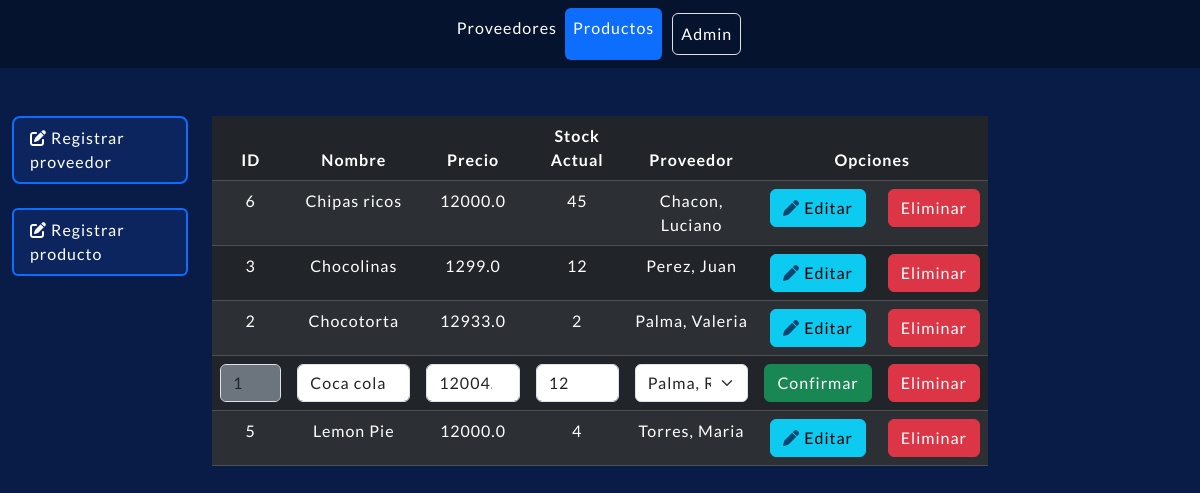
The page /producto/editar/1 on the database as committed earlier.
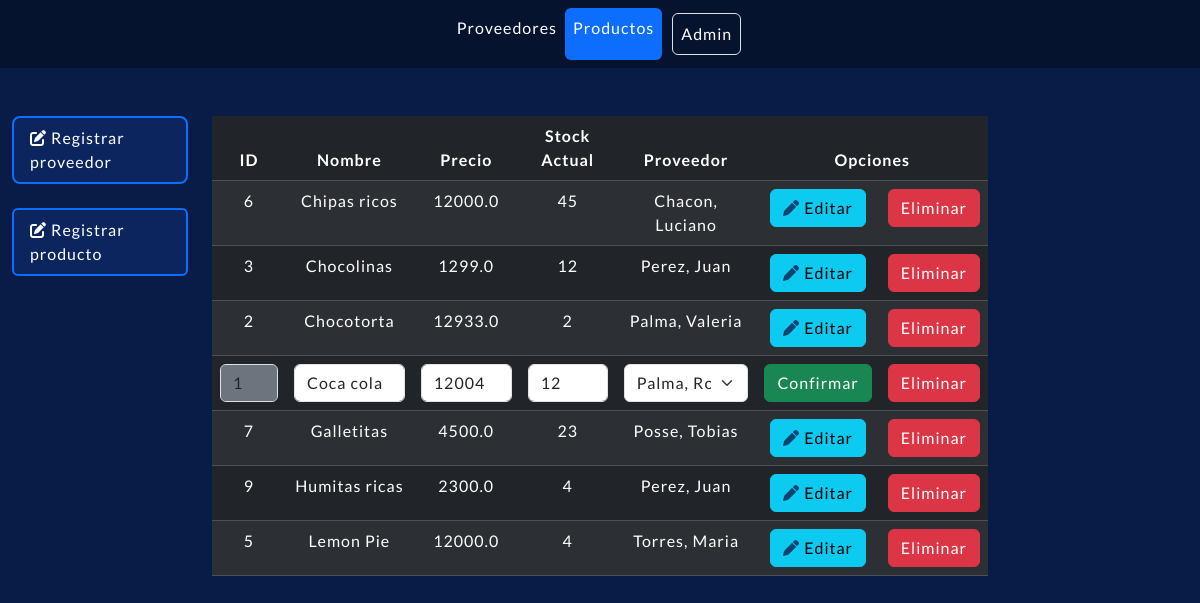
The same page on the database as committed later.
### compra/models.py (models this page shows, shortened)
class Producto(models.Model):
    nombre = models.CharField(max_length=100)
    precio = models.FloatField()
    stock_actual = models.IntegerField()
    proveedor = models.ForeignKey(Proveedor, null=True, blank=True, on_delete=models.CASCADE)
    class Meta:
        ordering=['nombre', '-stock_actual'] #Orden asc en nombre y desc en stock
        verbose_name_plural = 'Productos'

class Proveedor(models.Model):
    nombre = models.CharField(max_length=100)
    apellido = models.CharField(max_length=100)
    dni = models.IntegerField()
    def __str__(self):
        return f'{self.apellido}, {self.nombre}'
    class Meta:
        ordering=['id','apellido', 'nombre'] # Orden asc en apellido y nombre
        verbose_name_plural = 'Proveedores'

### compra/views.py (the view)
# urls.py: path('producto/editar/<int:productoId>', views.mostrarEditarProducto, name="Mostrar la vista de editar producto por id"),
def mostrarEditarProducto(request, productoId):
    producto = Producto.objects.get(id=productoId)
    productos = Producto.objects.all()
    proveedores = Proveedor.objects.all()
    return render(request, 'editar_producto.html', {'p': producto,'productos':productos, 'proveedores':proveedores})

### compra/templates/editar_producto.html (shortened to what this page needs)
{% extends 'base_lista.html' %}
{% block navbar %}
<a class="nav-link" href="/proveedores">Proveedores</a>
<a class="nav-link active" aria-currente="page" href="/productos">Productos</a>
{% endblock %}
{% block table %}
<thead>
    <tr>
        <th>ID</th>
        <th>Nombre</th>
        <th>Precio</th>
        <th>Stock Actual</th>
        <th>Proveedor</th>
        <th colspan="2">Opciones</th>
    </tr>
</thead>
<tbody>
    {% for producto in productos %}
    {% if producto.id == p.id %}
    <tr>
        <form action="/producto/editar" method="POST">{% csrf_token %}
            <td><input type="number" class="form-control bg-secondary" name="idProducto" id="idProducto" value="{{p.id}}"
                    readonly></td>
            <td><input type="text" class="form-control" name="nombre" id="nombre" placeholder="Ingrese su nombre"
                    value="{{producto.nombre}}" required></td>
            <td><input type="number" class="form-control" name="precio" id="precio" placeholder="Ingrese su precio"
                    value="{{producto.precio}}" required></td>
            <td><input type="number" class="form-control" name="stock_actual" id="stock_actual"
                    placeholder="Ingrese su stock" value="{{producto.stock_actual}}" required></td>
            <td><select class="form-select rounded" id="proveedor" name="proveedor">
                    <option value="" selected>{{producto.proveedor}}</option>
                </select></td>
            <td><input type="submit" class="btn btn-success" value="Confirmar"></td>
            <td><a href="/producto/eliminar/{{producto.id}}" class="btn btn-danger">Eliminar</a></td>
        </form>
    </tr>
    {% else %}
    <tr>
        <td>{{producto.id}}</td>
        <td>{{producto.nombre}}</td>
        <td>{{producto.precio}}</td>
        <td>{{producto.stock_actual}}</td>
        {% if producto.proveedor == None %}
        <td>-</td>
        {% else %}
        <td>{{producto.proveedor}}</td>
        {% endif %}
        <td><a href="/producto/editar/{{producto.id}}" class="btn btn-info"><i class="fa-solid fa-pen" style="color: #0b446f;"></i> Editar</a></td>
        <td><a href="/producto/eliminar/{{producto.id}}" class="btn btn-danger">Eliminar</a></td>
        {% endif %}
    </tr>
    {% endfor %}
</tbody>
{% endblock %}

Rows that differ between the two databases and show on the page:
added Producto: id "7", nombre "Galletitas", precio "4500.0", stock_actual "23", proveedor "Posse, Tobias"
added Producto: id "9", nombre "Humitas ricas", precio "2300.0", stock_actual "4", proveedor "Perez, Juan"
